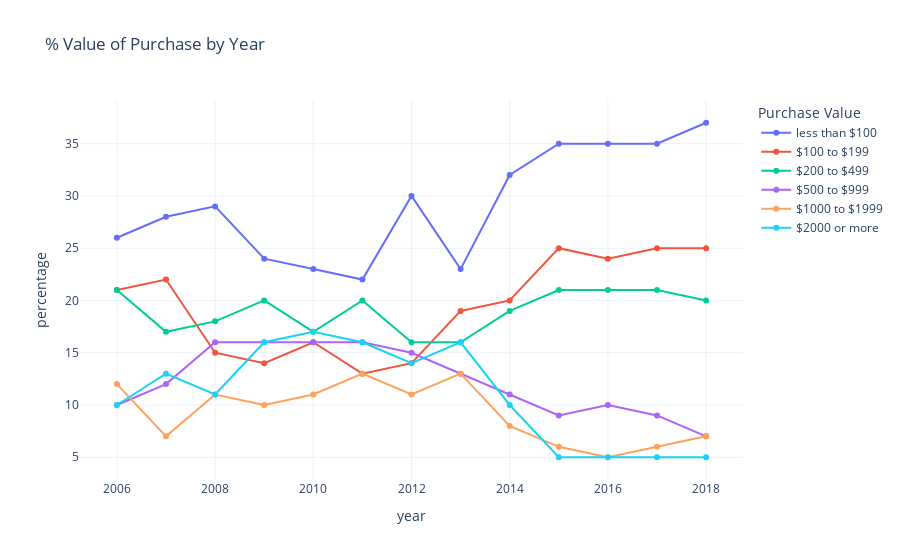

The cell this chart's notebook holds for it:
### Code cell
fig = px.line(df, x='year', y='percentage', color='value_of_purchase', markers=True,
            title="% Value of Purchase by Year", labels={"value_of_purchase": "Purchase Value"},
            template="plotly_white")
fig.show()

### Figure 1 — Plotly figure (JSON) as saved in the notebook; plotly's stock layout.template omitted (floating-point values rounded to 4 significant figures)
{"data": [{"hovertemplate": "Purchase Value=less than $100<br>year=%{x}<br>percentage=%{y}<extra></extra>", "legendgroup": "less than $100", "line": {"color": "#636efa", "dash": "solid"}, "marker": {"symbol": "circle"}, "mode": "lines+markers", "name": "less than $100", "orientation": "v", "showlegend": true, "type": "scatter", "x": [2006, 2007, 2008, 2009, 2010, 2011, 2012, 2013, 2014, 2015, 2016, 2017, 2018], "xaxis": "x", "y": [26, 28, 29, 24, 23, 22, 30, 23, 32, 35, 35, 35, 37], "yaxis": "y"}, {"hovertemplate": "Purchase Value=$100 to $199<br>year=%{x}<br>percentage=%{y}<extra></extra>", "legendgroup": "$100 to $199", "line": {"color": "#EF553B", "dash": "solid"}, "marker": {"symbol": "circle"}, "mode": "lines+markers", "name": "$100 to $199", "orientation": "v", "showlegend": true, "type": "scatter", "x": [2006, 2007, 2008, 2009, 2010, 2011, 2012, 2013, 2014, 2015, 2016, 2017, 2018], "xaxis": "x", "y": [21, 22, 15, 14, 16, 13, 14, 19, 20, 25, 24, 25, 25], "yaxis": "y"}, {"hovertemplate": "Purchase Value=$200 to $499<br>year=%{x}<br>percentage=%{y}<extra></extra>", "legendgroup": "$200 to $499", "line": {"color": "#00cc96", "dash": "solid"}, "marker": {"symbol": "circle"}, "mode": "lines+markers", "name": "$200 to $499", "orientation": "v", "showlegend": true, "type": "scatter", "x": [2006, 2007, 2008, 2009, 2010, 2011, 2012, 2013, 2014, 2015, 2016, 2017, 2018], "xaxis": "x", "y": [21, 17, 18, 20, 17, 20, 16, 16, 19, 21, 21, 21, 20], "yaxis": "y"}, {"hovertemplate": "Purchase Value=$500 to $999<br>year=%{x}<br>percentage=%{y}<extra></extra>", "legendgroup": "$500 to $999", "line": {"color": "#ab63fa", "dash": "solid"}, "marker": {"symbol": "circle"}, "mode": "lines+markers", "name": "$500 to $999", "orientation": "v", "showlegend": true, "type": "scatter", "x": [2006, 2007, 2008, 2009, 2010, 2011, 2012, 2013, 2014, 2015, 2016, 2017, 2018], "xaxis": "x", "y": [10, 12, 16, 16, 16, 16, 15, 13, 11, 9, 10, 9, 7], "yaxis": "y"}, {"hovertemplate": "Purchase Value=$1000 to $1999<br>year=%{x}<br>percentage=%{y}<extra></extra>", "legendgroup": "$1000 to $1999", "line": {"color": "#FFA15A", "dash": "solid"}, "marker": {"symbol": "circle"}, "mode": "lines+markers", "name": "$1000 to $1999", "orientation": "v", "showlegend": true, "type": "scatter", "x": [2006, 2007, 2008, 2009, 2010, 2011, 2012, 2013, 2014, 2015, 2016, 2017, 2018], "xaxis": "x", "y": [12, 7, 11, 10, 11, 13, 11, 13, 8, 6, 5, 6, 7], "yaxis": "y"}, {"hovertemplate": "Purchase Value=$2000 or more<br>year=%{x}<br>percentage=%{y}<extra></extra>", "legendgroup": "$2000 or more", "line": {"color": "#19d3f3", "dash": "solid"}, "marker": {"symbol": "circle"}, "mode": "lines+markers", "name": "$2000 or more", "orientation": "v", "showlegend": true, "type": "scatter", "x": [2006, 2007, 2008, 2009, 2010, 2011, 2012, 2013, 2014, 2015, 2016, 2017, 2018], "xaxis": "x", "y": [10, 13, 11, 16, 17, 16, 14, 16, 10, 5, 5, 5, 5], "yaxis": "y"}], "layout": {"legend": {"title": {"text": "Purchase Value"}, "tracegroupgap": 0}, "title": {"text": "% Value of Purchase by Year"}, "xaxis": {"anchor": "y", "domain": [0, 1], "title": {"text": "year"}}, "yaxis": {"anchor": "x", "domain": [0, 1], "title": {"text": "percentage"}}}}
